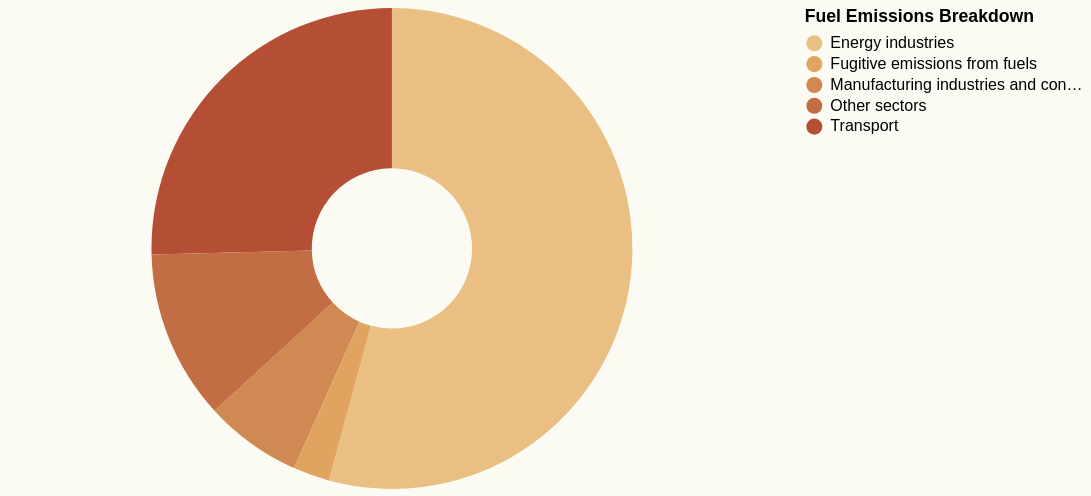

The Vega-Lite source for this figure:
### Vega-Lite specification from a JSON file in a GitHub repository (floating-point values rounded to 4 significant figures)
{"$schema": "https://vega.github.io/schema/vega-lite/v5.json", "description": "A donut chart showing fuel emissions breakdown.", "background": "#fbfbf3", "width": 479, "height": 300, "data": {"values": [{"Fuel Emissions Breakdown": "Energy industries", "Emissions": 44370.0}, {"Fuel Emissions Breakdown": "Manufacturing industries and construction", "Emissions": 5354.0}, {"Fuel Emissions Breakdown": "Transport", "Emissions": 20790.0}, {"Fuel Emissions Breakdown": "Other sectors", "Emissions": 9312.0}, {"Fuel Emissions Breakdown": "Fugitive emissions from fuels", "Emissions": 2002.0}]}, "mark": {"type": "arc", "innerRadius": 50}, "encoding": {"theta": {"field": "Emissions", "type": "quantitative"}, "color": {"field": "Fuel Emissions Breakdown", "type": "nominal", "legend": {"title": "Fuel Emissions Breakdown"}, "scale": {"scheme": "browns"}}}, "view": {"stroke": null}}
